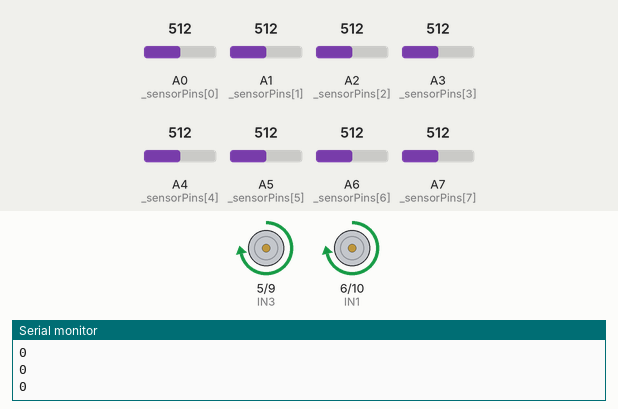
This sketch was run on a simulated Arduino Nano, built with avr-gcc and run on an emulated ATmega328P. Parts: motor-driver pin pairs drawn as motors (green arrow = first pin HIGH = forward, orange = second pin HIGH = backward, longer = more drive), the last lines printed to the serial monitor. The test bench sets the inputs (shaded band); at power-on: A0 (_sensorPins[0]) = 512, A1 (_sensorPins[1]) = 512, A2 (_sensorPins[2]) = 512, A6 (_sensorPins[6]) = 512, A5 (_sensorPins[5]) = 512, A7 (_sensorPins[7]) = 512, A3 (_sensorPins[3]) = 512, A4 (_sensorPins[4]) = 512.

Above: at 1.2 s.
1.3 s: A0 (_sensorPins[0]) set to 485
At 2.1 s:
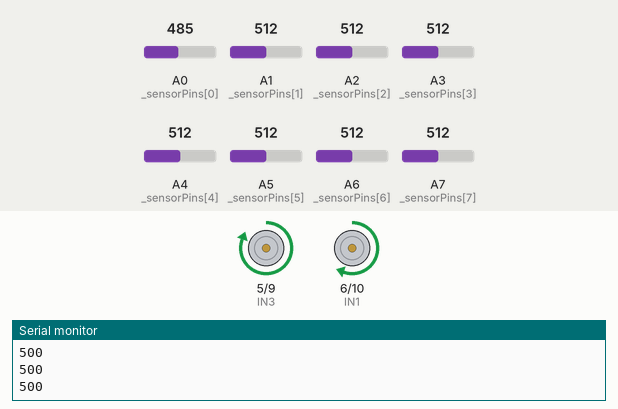
2.8 s: A1 (_sensorPins[1]) set to 483
At 3.4 s:
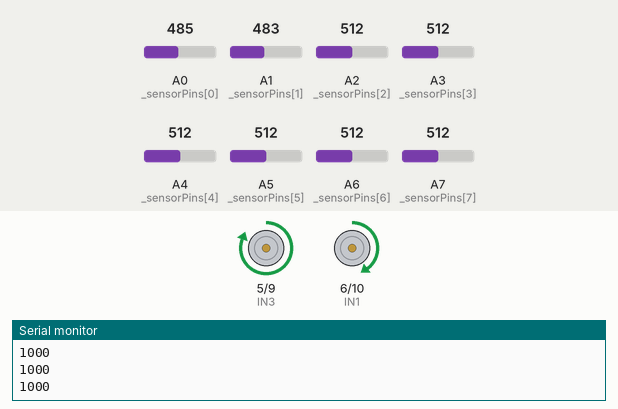
4.3 s: A2 (_sensorPins[2]) set to 485
At 5.4 s:
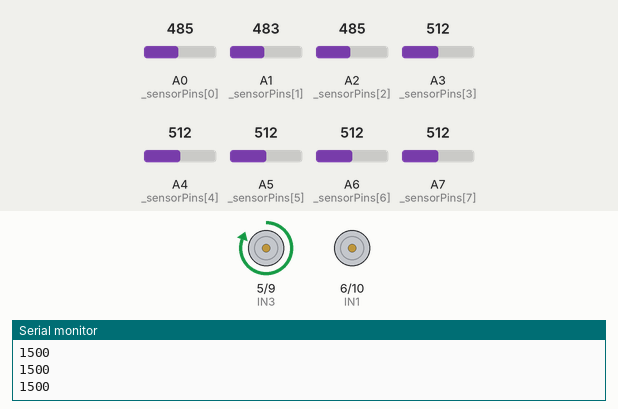
5.8 s: A6 (_sensorPins[6]) set to 490
At 6.9 s:
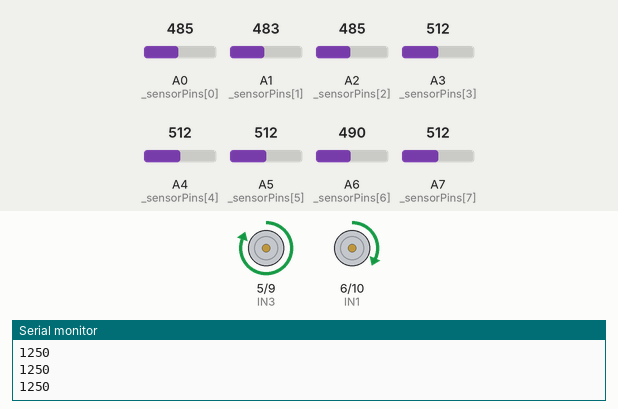
7.3 s: A5 (_sensorPins[5]) set to 490
At 8.0 s:
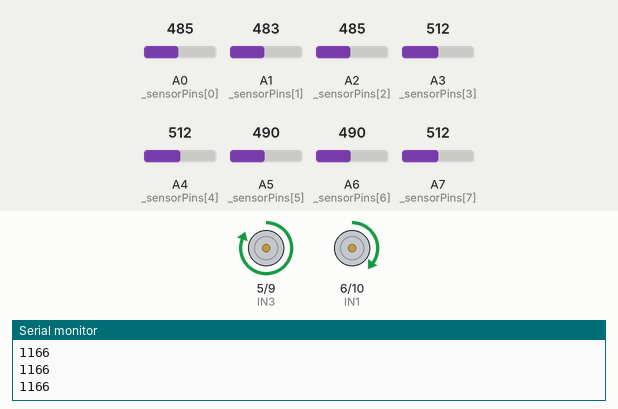
8.8 s: A7 (_sensorPins[7]) set to 490
At 10.0 s:
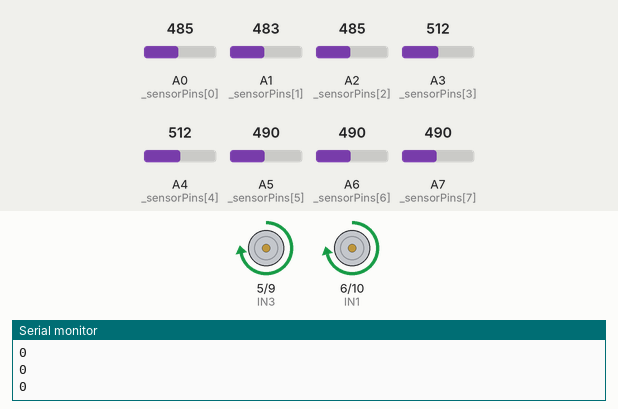
Timing chart, 0 to 11.3 s (numbered marks = the images above; inputs shaded):
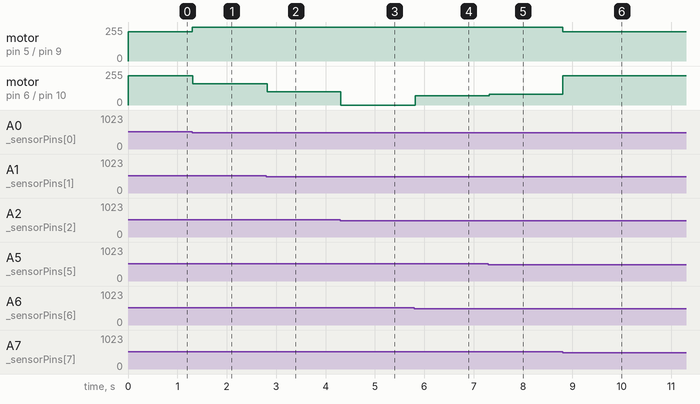

Measured:
- the behaviour switches between 501 and 500 on A0 (_sensorPins[0]) (found by bisection; images 0 and 1)
- the behaviour switches between 501 and 500 on A1 (_sensorPins[1]) (found by bisection; images 1 and 2)
- the behaviour switches between 501 and 500 on A2 (_sensorPins[2]) (found by bisection; images 2 and 3)
- after the input at 1.3 s, motor on pin 5 (IN3) / pin 9 (IN4): forward 220/255 → forward 255/255 at once; motor on pin 6 (IN1) / pin 10 (IN2): forward 220/255 → forward 159/255 at once
- after the input at 2.8 s, motor on pin 6 (IN1) / pin 10 (IN2): forward 159/255 → forward 99/255 at once
- after the input at 4.3 s, motor on pin 6 (IN1) / pin 10 (IN2): forward 99/255 → stopped at once
- after the input at 5.8 s, motor on pin 6 (IN1) / pin 10 (IN2): stopped → forward 69/255 at once
- after the input at 7.3 s, motor on pin 6 (IN1) / pin 10 (IN2): forward 69/255 → forward 80/255 at once
- after the input at 8.8 s, motor on pin 5 (IN3) / pin 9 (IN4): forward 255/255 → forward 221/255 at once; motor on pin 6 (IN1) / pin 10 (IN2): forward 80/255 → forward 219/255 at once

The sketch:

assignment_stay_on_track.ino
```cpp
#define BTPIN 1

// Left motor
//IN1 is for turning the left wheel forward
#define IN1 6
//IN2 is for turning the left wheel backwards
#define IN2 10

// Right motor
//IN3 is for turning the left wheel forward
#define IN3 5
//IN4 is for turning the left wheel backwards
#define IN4 9

// Sensor array
int _sensorPins[] = { A0, A1, A2, A3, A4, A5, A6, A7 };
int _sensorValues[8];
int _sensorThreshold = 500; // Hardcoded for now, will be automated in the future
int _sensorWeights[] = { -3500, -2500, -1500, -500, 500, 1500, 2500, 3500 }; // Position weights

// PID constants
float _Kp = 0.12; // Increased Proportional Gain slightly   /Proportional gain     corrects error
float _Ki = 0.001; // Small Integral Gain to fix slow drifting  /Integral gain         corrects small errors, that are long term (slightly being off the line)
float _Kd = 0.02; // Reduced Derivative Gain  /Derivate gain         dampens the corrections

int _previousError = 0;
int _integral = 0;
int _baseSpeed = 220; // Adjust based on motor power

void setup() {
    Serial.begin(9600);
    for (int i = 0; i < 8; i++)
    {
        pinMode(_sensorPins[i], INPUT);
    }
    pinMode(IN1, OUTPUT);
    pinMode(IN2, OUTPUT);
    pinMode(IN3, OUTPUT);
    pinMode(IN4, OUTPUT);
    pinMode(BTPIN, OUTPUT);
}

void loop() {
    int position = readSensors();
    int error = position;

    PID_Linefollow(error);
}

/*
the readSensors() function returns the position of the line relative to the robot

each sensor has a weight, the weights are stored in the sensorWeights[] array

CASE 1: line in the center
    if the line is exactly in the middle and only the two middle sensors see it, it will calculate the weight of those sensors like this:
          sensorWeights[3]  +   sensorWeights[4]
          -500              +   500
    the result in this case will be 0, that means that the line is directly in the center. If the line is thicker and the 4 sensors in the middle are activated:
          sensorWeights[2]  +   sensorWeights[3]    +   sensorWeights[4]  +   sensorWeights[5]
          -1500             +   -500                +   500               +   1500
    the result is still 0, because the line is in the center.

CASE 2: line on the left
    if the line is on the left, only the sensor weights on the left will add up to the result, for instance, if the 1, 2, 3, 4 sensors detect the line:
          sensorWeights[1]  +   sensorWeights[2]  +   sensorWeights[3]  +   sensorWeights[4]
          -2500             +   -1500             +   -500              +   500
    the result will be -4000, which means that the robot will know that it has to turn to the left.
    If line is further on the left, maybe even the line is so far to the edge as only the outmost two sensors detect it:
          sensorWeights[0]  +   sensorWeights[1]
          -3500             +   -2500             = -6000
          -6000 /2  = -3000
    The result will be -3000, which means that the robot will try really hard to turn left beacause it is about to loose the line.

CASE 3: line on the right
    if the line is on the right, only the sensor weights on the right will add up to the result, for instance, if the 4, 5, 6 sensors detect the line:
          sensorWeights[4]  +   sensorWeights[5]  +   sensorWeights[6]
          500               +   1500              +   2500              = 4500
          4500  / 3 = 1500
    the result will be 1500, which means that the robot will know just about how much to turn to the right.


So, using this algorithm, the width of the line doesn't matter, which is crucial, because for instance when the line is parallel to the robot, it will appear thinner than when it is diagonal
*/
int readSensors() {
    int weightedSum = 0;
    int sum = 0;

    for (int i = 0; i < 8; i++) {
        _sensorValues[i] = analogRead(_sensorPins[i]);
        // Serial.print(_sensorValues[i]);
        // Serial.print(" ");
        if (_sensorValues[i] > _sensorThreshold) {
            weightedSum += _sensorWeights[i];
            sum++;
        }
    }
    // Serial.println();

    if (sum == 0)
    {
      return _previousError > 0 ? 1000 : -1000;; // If line is lost, continue turning
    }
    return weightedSum / sum; // Calculate position
}

void PID_Linefollow(int error) {
  Serial.println(error);
    int P = error;
    _integral += error;

    // Prevent integral too big or small
    //constraing here will make integral limit the integral from being smaller than -1000 or larger than 1000. So even if the integral is -6000, it will become -1000
    _integral = constrain(_integral, -1000, 1000);

    //Substract the past error from the new error
    int D = error - _previousError;

    //here is our main formula, we adjust Kp, Ki, Kd to see what works
    int PIDvalue = (_Kp * P) + (_Ki * _integral) + (_Kd * D);
    _previousError = error;

    int leftSpeed = _baseSpeed - PIDvalue;
    int rightSpeed = _baseSpeed + PIDvalue;

    //limit the speeds to not be too big
    leftSpeed = constrain(leftSpeed, -255, 255);
    rightSpeed = constrain(rightSpeed, -255, 255);

    motor_drive(leftSpeed, rightSpeed);
}

void motor_drive(int left, int right) {
  // Apply a minimum speed limit to prevent motor jitter
    if (abs(left) < 50)
    {
      left = 0;
    }
    if (abs(right) < 50)
    {
      right = 0;
    }
    // Left motor control
    if (left >= 0)
    {
        analogWrite(IN1, left);
        analogWrite(IN2, 0);
    } else
    {
        analogWrite(IN1, 0);
        analogWrite(IN2, -left);
    }

    // Right motor control
    if (right >= 0)
    {
        analogWrite(IN3, right);
        analogWrite(IN4, 0);
    }
    else
    {
        analogWrite(IN3, 0);
        analogWrite(IN4, -right);
    }
//    Serial.print(left);
//    Serial.print("   ");
//    Serial.print(right);
//    Serial.println("");
}
```
